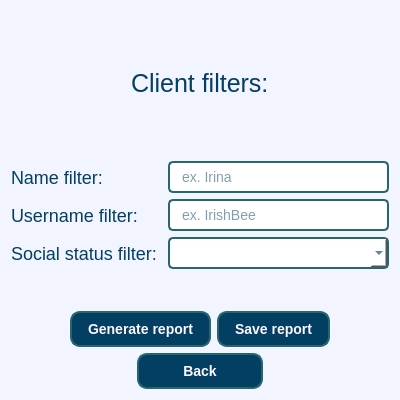
<?xml version="1.0" encoding="UTF-8"?>
<ui version="4.0">
 <class>clients_report</class>
 <widget class="QWidget" name="clients_report">
  <property name="geometry">
   <rect>
    <x>0</x>
    <y>0</y>
    <width>400</width>
    <height>400</height>
   </rect>
  </property>
  <property name="windowTitle">
   <string>clients_report</string>
  </property>
  <property name="styleSheet">
   <string notr="true">QWidget {
    background-color: rgb(242, 244, 255); /* Светлый фон */
}
QLineEdit {
    background-color: rgb(255, 255, 255); /* Белый фон для текстового поля */
    border: 2px solid rgb(40, 102, 110); /* Бирюзовая обводка */
    border-radius: 5px; /* Закругленные углы */
    padding: 5px 10px; /* Отступы для удобства ввода */
    font-size: 14px; /* Размер шрифта */
    color: rgb(3, 63, 99); /* Цвет текста */
}

QLineEdit:focus {
    border-color: rgb(3, 63, 99); /* Изменение цвета рамки при фокусе */
}
QComboBox {
    background-color: rgb(255, 255, 255); /* Белый фон для комбобокса */
    border: 2px solid rgb(40, 102, 110); /* Бирюзовая обводка */
    border-radius: 5px; /* Закругленные углы */
    padding: 5px 10px; /* Отступы */
    font-size: 14px; /* Размер шрифта */
    color: rgb(3, 63, 99); /* Цвет текста */
}

QComboBox QAbstractItemView {
    border: 2px solid rgb(40, 102, 110); /* Рамка для выпадающего списка */
    background-color: rgb(255, 255, 255); /* Белый фон */
    color: rgb(3, 63, 99); /* Цвет текста */
}
QLabel {
    color: rgb(3, 63, 99); /* Темный синий цвет текста */
    font-size: 18px; /* Размер шрифта */
	border-bottom: 0
}
QMessageBox {
    background-color: rgb(242, 244, 255); /* Светлый фон */
    color: rgb(3, 63, 99); /* Темно-синий цвет текста для контраста */
    border: 2px solid rgb(40, 102, 110); /* Бирюзовая обводка */
    border-radius: 8px; /* Закругленные углы */
}

QMessageBox QLabel {
    color: rgb(3, 63, 99); /* Темный цвет текста */
    font-size: 14px; /* Размер шрифта */
}
QMessageBox QPushButton {
    background-color: rgb(3, 63, 99); /* Синий фон кнопки */
    color: rgb(252, 247, 255); /* Белый цвет текста */
    border: none;
    border-radius: 5px;
    padding: 6px 12px; /* Отступы для приятного вида */
}
QMessageBox QPushButton:hover {
    background-color: rgb(40, 102, 110); /* Цвет при наведении */
}
QInputDialog {
    background-color: rgb(242, 244, 255); /* Светлый фон */
    color: rgb(3, 63, 99); /* Темно-синий цвет текста */
    border: 2px solid rgb(40, 102, 110); /* Бирюзовая обводка */
    border-radius: 8px; /* Закругленные углы */
}

QInputDialog QLabel {
    color: rgb(3, 63, 99); /* Темный синий цвет текста */
    font-size: 14px; /* Размер шрифта */
}

QInputDialog QLineEdit {
    background-color: rgb(252, 247, 255); /* Светлый фон поля ввода */
    color: rgb(3, 63, 99); /* Темный текст */
    border: 1px solid rgb(124, 152, 133); /* Граница поля ввода */
    border-radius: 5px; /* Закругленные углы поля ввода */
    padding: 4px; /* Внутренние отступы */
}

QInputDialog QPushButton {
    background-color: rgb(3, 63, 99); /* Синий фон кнопки */
    color: rgb(252, 247, 255); /* Белый цвет текста */
    border: none;
    border-radius: 5px;
    padding: 6px 12px; /* Отступы для приятного вида */
}

QInputDialog QPushButton:hover {
    background-color: rgb(40, 102, 110); /* Цвет при наведении */
}
QPushButton {
    background-color: rgb(3, 63, 99); /* Тёмно-синий основной цвет */
    color: rgb(252, 247, 255); /* Белый цвет текста */
    border: 2px solid rgb(40, 102, 110); /* Бирюзовая обводка */
    border-radius: 10px; /* Закруглённые края */
    padding: 8px 16px; /* Отступы для приятного вида */
    font-size: 14px; /* Размер шрифта */
    font-weight: bold; /* Жирный текст */
}
QPushButton:hover {
    background-color: rgb(40, 102, 110); /* Цвет кнопки при наведении */
    color: rgb(218, 223, 247); /* Голубой текст при наведении */
}
QPushButton:pressed {
    background-color: rgb(124, 152, 133); /* Цвет при нажатии */
}
QScrollArea {
    background-color: rgb(242, 244, 255); /* Светлый фон */
    border: 1px solid rgb(169, 211, 255); /* Тонкая граница */
    border-radius: 5px; /* Закругленные углы */
}
QScrollBar:vertical {
    background-color: rgb(242, 244, 255); /* Цвет фона скроллбара */
    width: 10px; /* Ширина скроллбара */
}
QScrollBar::handle:vertical {
    background-color: rgb(3, 63, 99); /* Основной цвет ползунка */
    border-radius: 5px;
    min-height: 20px; /* Минимальная высота ползунка */
}
QScrollBar::add-line:vertical, QScrollBar::sub-line:vertical {
    background: none; /* Без линий сверху и снизу */
    height: 0px;
}
</string>
  </property>
  <layout class="QGridLayout" name="gridLayout_3">
   <item row="0" column="0">
    <layout class="QVBoxLayout" name="verticalLayout_2">
     <item>
      <layout class="QGridLayout" name="gridLayout_2">
       <item row="0" column="3">
        <spacer name="horizontalSpacer_6">
         <property name="orientation">
          <enum>Qt::Orientation::Horizontal</enum>
         </property>
         <property name="sizeHint" stdset="0">
          <size>
           <width>40</width>
           <height>20</height>
          </size>
         </property>
        </spacer>
       </item>
       <item row="0" column="0">
        <spacer name="horizontalSpacer_5">
         <property name="orientation">
          <enum>Qt::Orientation::Horizontal</enum>
         </property>
         <property name="sizeHint" stdset="0">
          <size>
           <width>40</width>
           <height>20</height>
          </size>
         </property>
        </spacer>
       </item>
       <item row="0" column="1">
        <widget class="QLabel" name="label_4">
         <property name="styleSheet">
          <string notr="true">QLabel {
	font-size:25px;
}</string>
         </property>
         <property name="text">
          <string>Client filters:</string>
         </property>
        </widget>
       </item>
      </layout>
     </item>
     <item>
      <layout class="QFormLayout" name="formLayout">
       <item row="0" column="0">
        <widget class="QLabel" name="label_3">
         <property name="text">
          <string>Name filter:</string>
         </property>
        </widget>
       </item>
       <item row="0" column="1">
        <widget class="QLineEdit" name="nameLineEdit">
         <property name="sizePolicy">
          <sizepolicy hsizetype="Expanding" vsizetype="Preferred">
           <horstretch>0</horstretch>
           <verstretch>0</verstretch>
          </sizepolicy>
         </property>
         <property name="placeholderText">
          <string>ex. Irina</string>
         </property>
        </widget>
       </item>
       <item row="1" column="0">
        <widget class="QLabel" name="label_2">
         <property name="text">
          <string>Username filter:</string>
         </property>
        </widget>
       </item>
       <item row="1" column="1">
        <widget class="QLineEdit" name="usernameLineEdit">
         <property name="sizePolicy">
          <sizepolicy hsizetype="Expanding" vsizetype="Preferred">
           <horstretch>0</horstretch>
           <verstretch>0</verstretch>
          </sizepolicy>
         </property>
         <property name="placeholderText">
          <string>ex. IrishBee</string>
         </property>
        </widget>
       </item>
       <item row="2" column="0">
        <widget class="QLabel" name="label">
         <property name="text">
          <string>Social status filter: </string>
         </property>
        </widget>
       </item>
       <item row="2" column="1">
        <widget class="QComboBox" name="socialStatusComboBox">
         <property name="sizePolicy">
          <sizepolicy hsizetype="Preferred" vsizetype="Preferred">
           <horstretch>0</horstretch>
           <verstretch>0</verstretch>
          </sizepolicy>
         </property>
        </widget>
       </item>
      </layout>
     </item>
     <item>
      <layout class="QHBoxLayout" name="horizontalLayout">
       <item>
        <spacer name="horizontalSpacer">
         <property name="orientation">
          <enum>Qt::Orientation::Horizontal</enum>
         </property>
         <property name="sizeHint" stdset="0">
          <size>
           <width>40</width>
           <height>20</height>
          </size>
         </property>
        </spacer>
       </item>
       <item>
        <widget class="QPushButton" name="generateButton">
         <property name="text">
          <string>Generate report</string>
         </property>
        </widget>
       </item>
       <item>
        <widget class="QPushButton" name="saveButton">
         <property name="text">
          <string>Save report</string>
         </property>
        </widget>
       </item>
       <item>
        <spacer name="horizontalSpacer_2">
         <property name="orientation">
          <enum>Qt::Orientation::Horizontal</enum>
         </property>
         <property name="sizeHint" stdset="0">
          <size>
           <width>40</width>
           <height>20</height>
          </size>
         </property>
        </spacer>
       </item>
      </layout>
     </item>
     <item>
      <layout class="QHBoxLayout" name="horizontalLayout_3">
       <item>
        <spacer name="horizontalSpacer_3">
         <property name="orientation">
          <enum>Qt::Orientation::Horizontal</enum>
         </property>
         <property name="sizeHint" stdset="0">
          <size>
           <width>40</width>
           <height>20</height>
          </size>
         </property>
        </spacer>
       </item>
       <item>
        <widget class="QPushButton" name="backButton">
         <property name="sizePolicy">
          <sizepolicy hsizetype="Expanding" vsizetype="Fixed">
           <horstretch>0</horstretch>
           <verstretch>0</verstretch>
          </sizepolicy>
         </property>
         <property name="text">
          <string>Back</string>
         </property>
        </widget>
       </item>
       <item>
        <spacer name="horizontalSpacer_4">
         <property name="orientation">
          <enum>Qt::Orientation::Horizontal</enum>
         </property>
         <property name="sizeHint" stdset="0">
          <size>
           <width>40</width>
           <height>20</height>
          </size>
         </property>
        </spacer>
       </item>
      </layout>
     </item>
    </layout>
   </item>
  </layout>
 </widget>
 <resources/>
 <connections/>
</ui>
